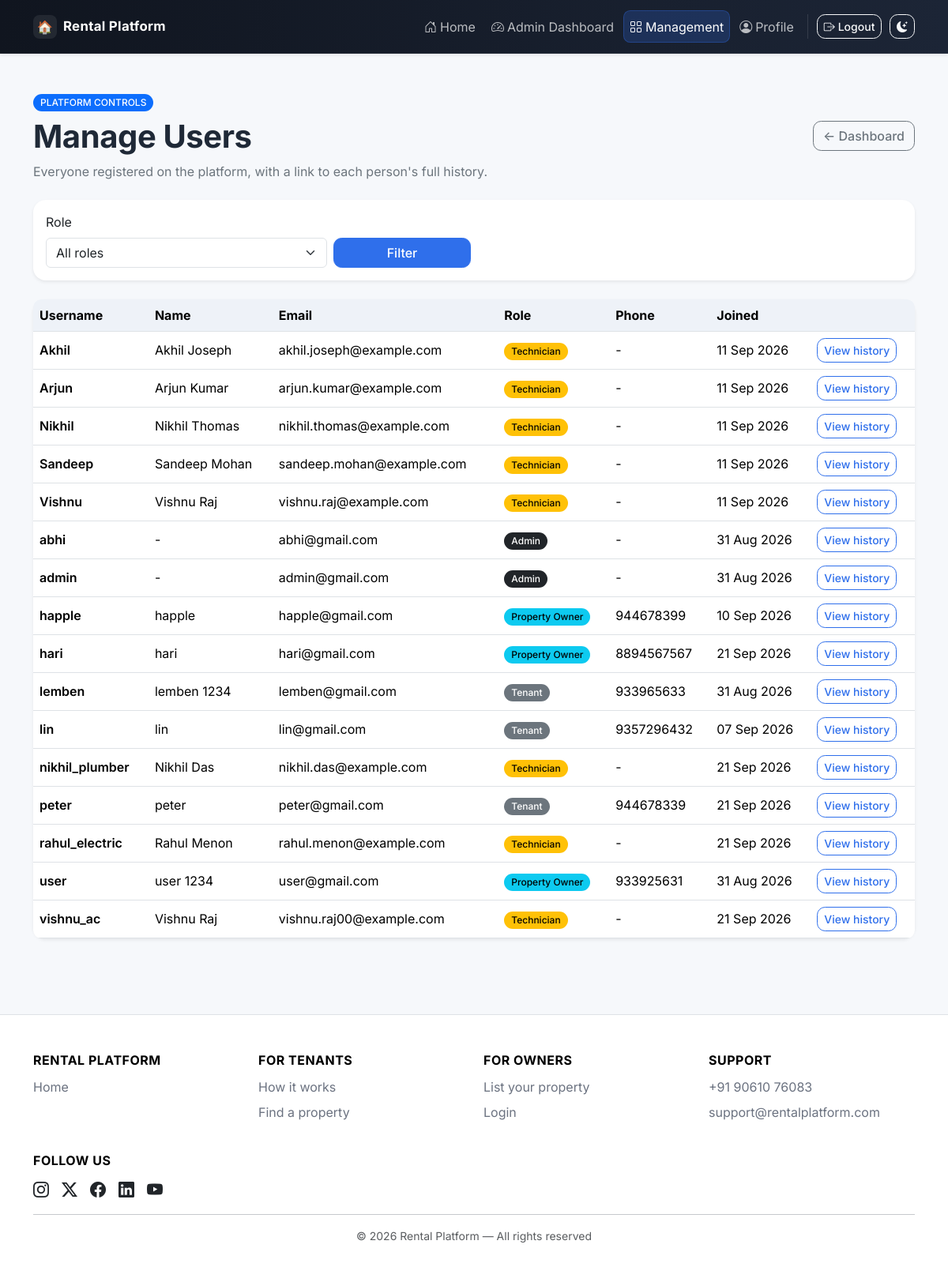
The app's page /admin-dashboard/users/ (signed in), older data.
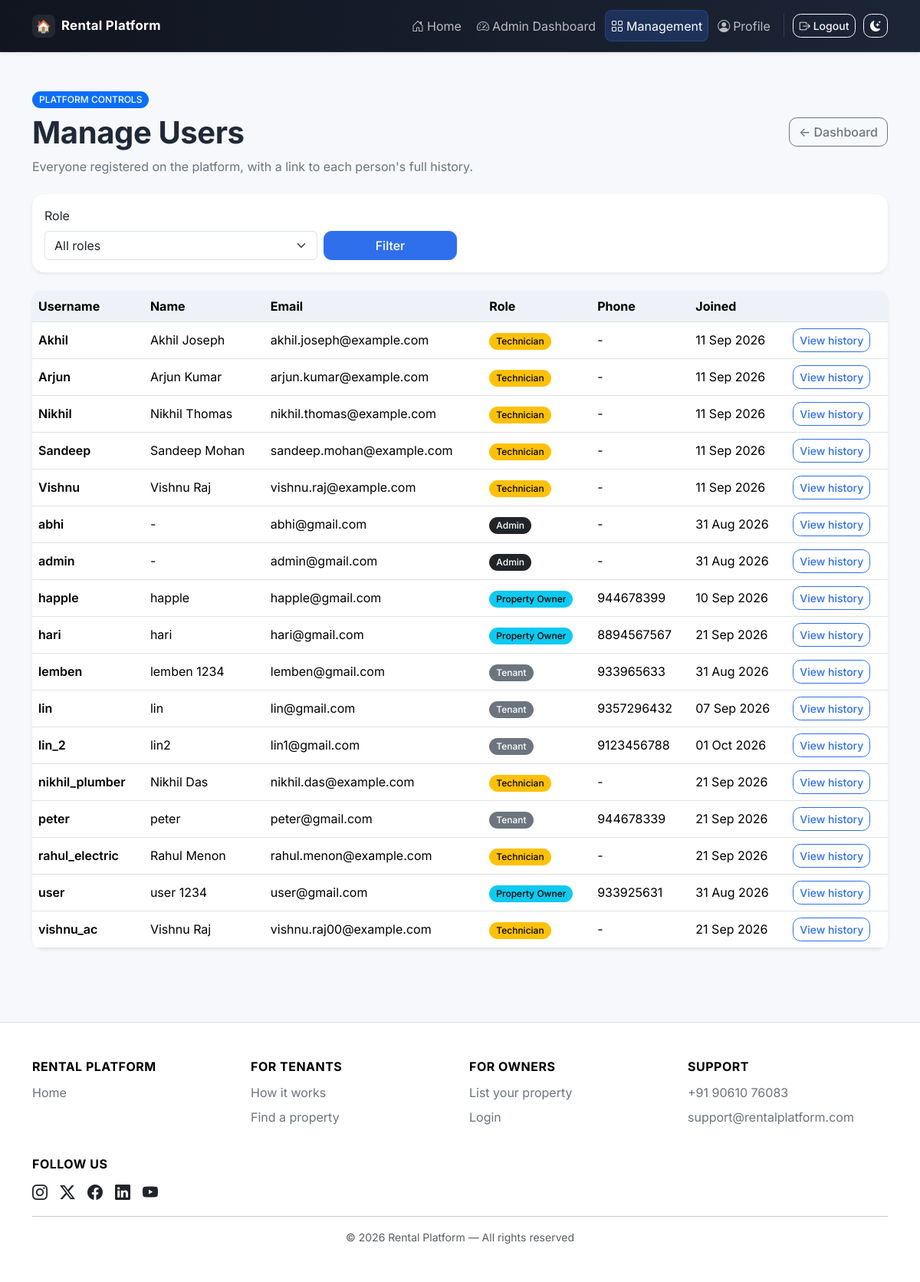
The same page, newer data.
### accounts/models.py (models this page shows, shortened)
class User(AbstractUser):
    class Role(models.TextChoices):
        ADMIN = "ADMIN", "Admin"
        OWNER = "OWNER", "Property Owner"
        TENANT = "TENANT", "Tenant"
        TECHNICIAN = "TECHNICIAN", "Technician"
    email = models.EmailField(unique=True)
    phone = models.CharField(max_length=15, blank=True)
    profile_image = models.ImageField(upload_to="profiles/", blank=True, null=True)
    role = models.CharField(max_length=10, choices=Role.choices, default=Role.TENANT)

### core/views.py (the view)
# urls.py: path("admin-dashboard/users/", views.admin_users, name="admin_users"),
@login_required
def admin_users(request):
    if not _admin_only(request):
        messages.error(request, "Admin access is required.")
        return redirect("accounts:dashboard")
    users = User.objects.all().order_by("username")
    role = request.GET.get("role", "").strip()
    if role in dict(User.Role.choices):
        users = users.filter(role=role)
    return render(request, "core/admin_users.html", {
        "users": users,
        "roles": User.Role.choices,
        "selected_role": role,
    })

### core/views.py (called while the page is built)
def _admin_only(request):
    return request.user.is_authenticated and (request.user.is_superuser or request.user.role == User.Role.ADMIN)

### templates/core/admin_users.html (shortened to what this page needs)
{% extends "base.html" %}
{% block content %}
<div class="container py-5">
  <div class="d-flex flex-wrap justify-content-between align-items-center gap-3 mb-4">
    <div>
      <span class="badge text-bg-primary">PLATFORM CONTROLS</span>
      <h1 class="fw-bold mt-2">Manage Users</h1>
      <p class="text-secondary mb-0">Everyone registered on the platform, with a link to each person's full history.</p>
    </div>
    <a class="btn btn-outline-secondary" href="{% url 'core:admin_dashboard' %}">&larr; Dashboard</a>
  </div>
  <form class="card border-0 shadow-sm p-3 mb-4" method="get">
    <div class="row g-2 align-items-end">
      <div class="col-md-4">
        <label class="form-label">Role</label>
        <select name="role" class="form-select">
          <option value="">All roles</option>
        </select>
      </div>
      <div class="col-md-2"><button class="btn btn-primary w-100">Filter</button></div>
    </div>
  </form>
  <div class="card border-0 shadow-sm">
    <div class="table-responsive">
      <table class="table align-middle mb-0">
        <thead>
          <tr><th>Username</th><th>Name</th><th>Email</th><th>Role</th><th>Phone</th><th>Joined</th><th></th></tr>
        </thead>
        <tbody>
          {% for account in users %}
          <tr>
            <td class="fw-semibold">{{ account.username }}</td>
            <td>{{ account.get_full_name|default:"-" }}</td>
            <td>{{ account.email }}</td>
            <td>
              <span class="badge {% if account.role == 'ADMIN' %}text-bg-dark{% elif account.role == 'OWNER' %}text-bg-info{% elif account.role == 'TECHNICIAN' %}text-bg-warning{% else %}text-bg-secondary{% endif %}">
                {{ account.get_role_display }}
              </span>
            </td>
            <td>{{ account.phone|default:"-" }}</td>
            <td>{{ account.date_joined|date:"d M Y" }}</td>
            <td><a class="btn btn-sm btn-outline-primary" href="{% url 'core:admin_user_detail' account.pk %}">View history</a></td>
          </tr>
          {% empty %}
          <tr><td colspan="7" class="text-center text-secondary py-5">No users found.</td></tr>
          {% endfor %}
        </tbody>
      </table>
    </div>
  </div>
</div>
{% endblock %}

Row changes from the older to the newer data that the page shows:
added User: username "lin_2", get_full_name "lin2", email "lin1@gmail.com", role "Tenant", phone "9123456788", date_joined "01 Oct 2026"
